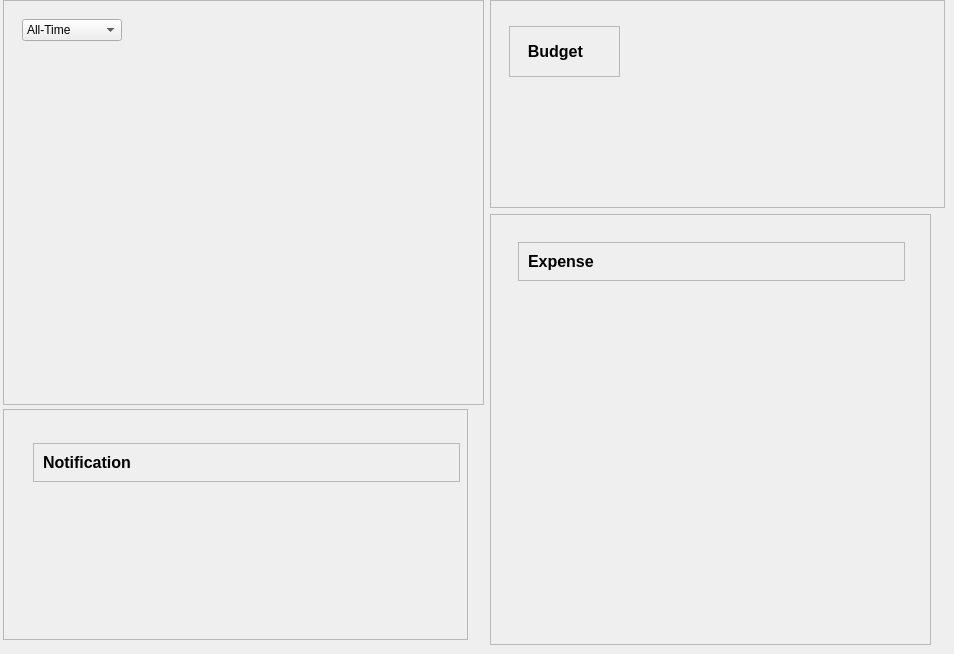
         <widget class="QWidget" name="page">
          <widget class="QFrame" name="frame">
           <property name="geometry">
            <rect>
             <x>3</x>
             <y>0</y>
             <width>481</width>
             <height>405</height>
            </rect>
           </property>
           <property name="sizePolicy">
            <sizepolicy hsizetype="Preferred" vsizetype="Preferred">
             <horstretch>0</horstretch>
             <verstretch>0</verstretch>
            </sizepolicy>
           </property>
           <property name="minimumSize">
            <size>
             <width>0</width>
             <height>0</height>
            </size>
           </property>
           <property name="maximumSize">
            <size>
             <width>16777215</width>
             <height>16777215</height>
            </size>
           </property>
           <property name="frameShape">
            <enum>QFrame::StyledPanel</enum>
           </property>
           <property name="frameShadow">
            <enum>QFrame::Raised</enum>
           </property>
           <layout class="QVBoxLayout" name="verticalLayout_19">
            <property name="bottomMargin">
             <number>0</number>
            </property>
            <item>
             <widget class="QWidget" name="widget_8" native="true">
              <property name="minimumSize">
               <size>
                <width>0</width>
                <height>0</height>
               </size>
              </property>
              <property name="maximumSize">
               <size>
                <width>16777215</width>
                <height>16777215</height>
               </size>
              </property>
              <layout class="QVBoxLayout" name="verticalLayout_11">
               <item alignment="Qt::AlignLeft">
                <widget class="QComboBox" name="comboBox">
                 <property name="minimumSize">
                  <size>
                   <width>100</width>
                   <height>0</height>
                  </size>
                 </property>
                 <property name="maximumSize">
                  <size>
                   <width>50</width>
                   <height>16777215</height>
                  </size>
                 </property>
                 <item>
                  <property name="text">
                   <string>All-Time</string>
                  </property>
                 </item>
                 <item>
                  <property name="text">
                   <string>Daily</string>
                  </property>
                 </item>
                 <item>
                  <property name="text">
                   <string>Weekly</string>
                  </property>
                 </item>
                 <item>
                  <property name="text">
                   <string>Monthly</string>
                  </property>
                 </item>
                 <item>
                  <property name="text">
                   <string>Yearly</string>
                  </property>
                 </item>
                 <item>
                  <property name="text">
                   <string/>
                  </property>
                 </item>
                </widget>
               </item>
               <item>
                <widget class="QWidget" name="pie_widdget" native="true">
                 <property name="minimumSize">
                  <size>
                   <width>445</width>
                   <height>369</height>
                  </size>
                 </property>
                 <property name="maximumSize">
                  <size>
                   <width>369</width>
                   <height>16777215</height>
                  </size>
                 </property>
                </widget>
               </item>
              </layout>
             </widget>
            </item>
           </layout>
          </widget>
          <widget class="QFrame" name="frame_4">
           <property name="geometry">
            <rect>
             <x>3</x>
             <y>409</y>
             <width>465</width>
             <height>231</height>
            </rect>
           </property>
           <property name="sizePolicy">
            <sizepolicy hsizetype="Preferred" vsizetype="Expanding">
             <horstretch>0</horstretch>
             <verstretch>0</verstretch>
            </sizepolicy>
           </property>
           <property name="minimumSize">
            <size>
             <width>0</width>
             <height>0</height>
            </size>
           </property>
           <property name="maximumSize">
            <size>
             <width>16777215</width>
             <height>16777215</height>
            </size>
           </property>
           <property name="frameShape">
            <enum>QFrame::StyledPanel</enum>
           </property>
           <property name="frameShadow">
            <enum>QFrame::Raised</enum>
           </property>
           <layout class="QVBoxLayout" name="verticalLayout_8">
            <property name="leftMargin">
             <number>20</number>
            </property>
            <property name="topMargin">
             <number>0</number>
            </property>
            <property name="rightMargin">
             <number>0</number>
            </property>
            <property name="bottomMargin">
             <number>0</number>
            </property>
            <item alignment="Qt::AlignLeft">
             <widget class="QWidget" name="widget_5" native="true">
              <layout class="QVBoxLayout" name="verticalLayout_9"/>
             </widget>
            </item>
            <item>
             <widget class="QWidget" name="Notification_widdget" native="true">
              <property name="minimumSize">
               <size>
                <width>445</width>
                <height>207</height>
               </size>
              </property>
              <property name="maximumSize">
               <size>
                <width>445</width>
                <height>207</height>
               </size>
              </property>
              <layout class="QVBoxLayout" name="verticalLayout_41">
               <item>
                <widget class="QFrame" name="frame_8">
                 <property name="font">
                  <font>
                   <pointsize>12</pointsize>
                   <bold>true</bold>
                  </font>
                 </property>
                 <property name="frameShape">
                  <enum>QFrame::StyledPanel</enum>
                 </property>
                 <property name="frameShadow">
                  <enum>QFrame::Raised</enum>
                 </property>
                 <layout class="QVBoxLayout" name="verticalLayout_20">
                  <item>
                   <widget class="QLabel" name="label_6">
                    <property name="font">
                     <font>
                      <pointsize>12</pointsize>
                      <bold>true</bold>
                     </font>
                    </property>
                    <property name="text">
                     <string>Notification</string>
                    </property>
                   </widget>
                  </item>
                 </layout>
                </widget>
               </item>
               <item>
                <widget class="QScrollArea" name="scrollArea_7">
                 <property name="styleSheet">
                  <string notr="true">background-color:transparent;</string>
                 </property>
                 <property name="widgetResizable">
                  <bool>true</bool>
                 </property>
                 <widget class="QWidget" name="scrollAreaWidgetContents_7">
                  <property name="geometry">
                   <rect>
                    <x>0</x>
                    <y>0</y>
                    <width>427</width>
                    <height>143</height>
                   </rect>
                  </property>
                  <widget class="QWidget" name="notification_list" native="true">
                   <property name="geometry">
                    <rect>
                     <x>0</x>
                     <y>0</y>
                     <width>421</width>
                     <height>131</height>
                    </rect>
                   </property>
                   <property name="styleSheet">
                    <string notr="true"/>
                   </property>
                  </widget>
                 </widget>
                </widget>
               </item>
              </layout>
             </widget>
            </item>
           </layout>
          </widget>
          <widget class="QFrame" name="frame_3">
           <property name="geometry">
            <rect>
             <x>490</x>
             <y>214</y>
             <width>441</width>
             <height>431</height>
            </rect>
           </property>
           <property name="sizePolicy">
            <sizepolicy hsizetype="Preferred" vsizetype="Preferred">
             <horstretch>0</horstretch>
             <verstretch>0</verstretch>
            </sizepolicy>
           </property>
           <property name="frameShape">
            <enum>QFrame::StyledPanel</enum>
           </property>
           <property name="frameShadow">
            <enum>QFrame::Raised</enum>
           </property>
           <layout class="QVBoxLayout" name="verticalLayout_10">
            <item>
             <widget class="QWidget" name="widget_4" native="true">
              <layout class="QVBoxLayout" name="verticalLayout_4">
               <item alignment="Qt::AlignBottom">
                <widget class="QWidget" name="Expanse_widdget" native="true">
                 <property name="minimumSize">
                  <size>
                   <width>405</width>
                   <height>395</height>
                  </size>
                 </property>
                 <property name="maximumSize">
                  <size>
                   <width>405</width>
                   <height>395</height>
                  </size>
                 </property>
                 <layout class="QVBoxLayout" name="verticalLayout_18">
                  <item>
                   <widget class="QFrame" name="frame_7">
                    <property name="frameShape">
                     <enum>QFrame::StyledPanel</enum>
                    </property>
                    <property name="frameShadow">
                     <enum>QFrame::Raised</enum>
                    </property>
                    <layout class="QVBoxLayout" name="verticalLayout_21">
                     <item>
                      <widget class="QLabel" name="label_4">
                       <property name="font">
                        <font>
                         <pointsize>12</pointsize>
                         <bold>true</bold>
                        </font>
                       </property>
                       <property name="text">
                        <string>Expense</string>
                       </property>
                      </widget>
                     </item>
                    </layout>
                   </widget>
                  </item>
                  <item>
                   <widget class="QScrollArea" name="scrollArea_6">
                    <property name="styleSheet">
                     <string notr="true">background-color:transparent;</string>
                    </property>
                    <property name="widgetResizable">
                     <bool>true</bool>
                    </property>
                    <widget class="QWidget" name="scrollAreaWidgetContents_6">
                     <property name="geometry">
                      <rect>
                       <x>0</x>
                       <y>0</y>
                       <width>387</width>
                       <height>331</height>
                      </rect>
                     </property>
                     <layout class="QVBoxLayout" name="verticalLayout_42">
                      <item>
                       <widget class="QWidget" name="expense_report_list" native="true"/>
                      </item>
                     </layout>
                    </widget>
                   </widget>
                  </item>
                 </layout>
                </widget>
               </item>
              </layout>
             </widget>
            </item>
           </layout>
          </widget>
          <widget class="QFrame" name="frame_2">
           <property name="geometry">
            <rect>
             <x>490</x>
             <y>0</y>
             <width>455</width>
             <height>208</height>
            </rect>
           </property>
           <property name="frameShape">
            <enum>QFrame::StyledPanel</enum>
           </property>
           <property name="frameShadow">
            <enum>QFrame::Raised</enum>
           </property>
           <layout class="QVBoxLayout" name="verticalLayout_3">
            <item>
             <widget class="QWidget" name="widget_2" native="true">
              <property name="minimumSize">
               <size>
                <width>420</width>
                <height>190</height>
               </size>
              </property>
              <property name="maximumSize">
               <size>
                <width>411</width>
                <height>173</height>
               </size>
              </property>
              <layout class="QVBoxLayout" name="verticalLayout_2">
               <item>
                <widget class="QWidget" name="Budget_widdget" native="true">
                 <property name="minimumSize">
                  <size>
                   <width>405</width>
                   <height>167</height>
                  </size>
                 </property>
                 <widget class="QFrame" name="frame_6">
                  <property name="geometry">
                   <rect>
                    <x>0</x>
                    <y>0</y>
                    <width>111</width>
                    <height>51</height>
                   </rect>
                  </property>
                  <property name="frameShape">
                   <enum>QFrame::StyledPanel</enum>
                  </property>
                  <property name="frameShadow">
                   <enum>QFrame::Raised</enum>
                  </property>
                  <layout class="QHBoxLayout" name="horizontalLayout_4">
                   <item>
                    <widget class="QLabel" name="label_5">
                     <property name="font">
                      <font>
                       <pointsize>12</pointsize>
                       <bold>true</bold>
                      </font>
                     </property>
                     <property name="text">
                      <string>  Budget</string>
                     </property>
                    </widget>
                   </item>
                  </layout>
                 </widget>
                </widget>
               </item>
              </layout>
             </widget>
            </item>
           </layout>
          </widget>
         </widget>
